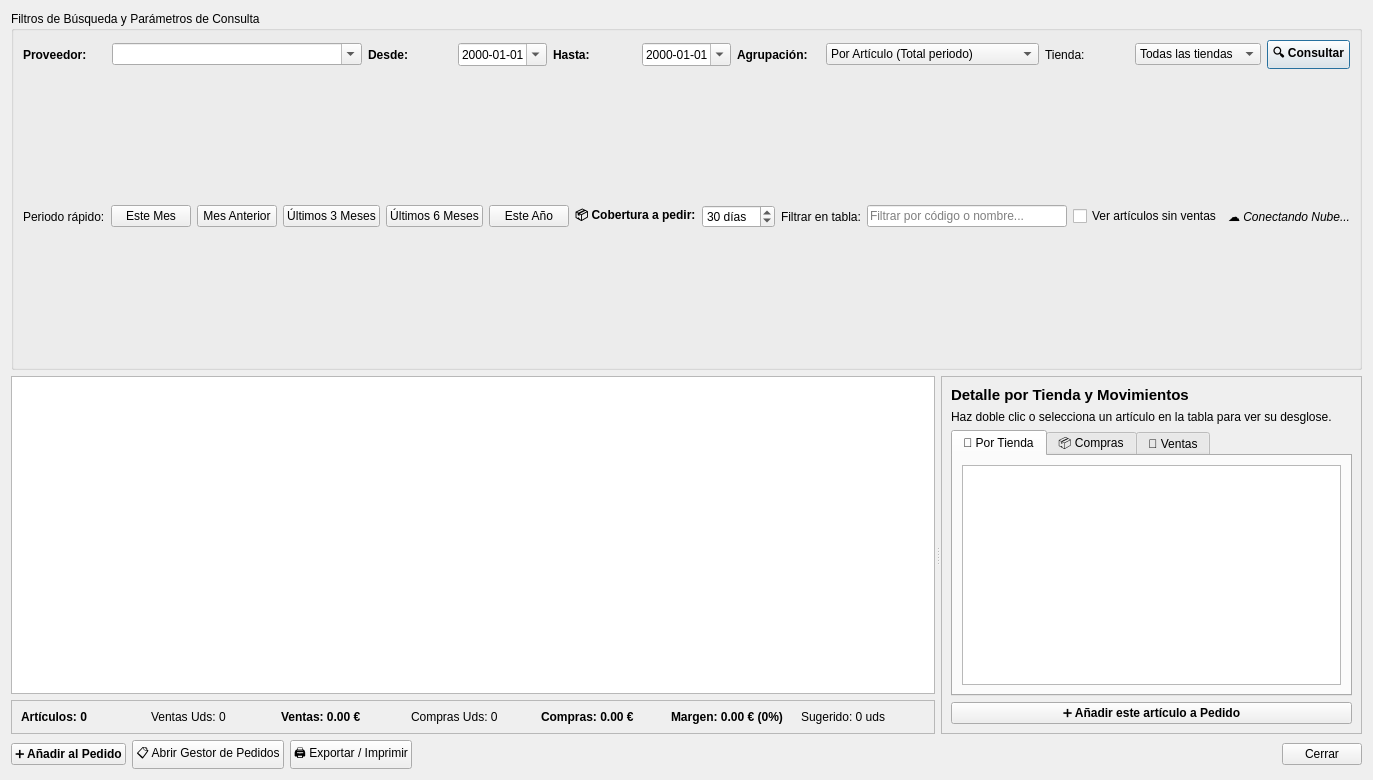
<?xml version="1.0" encoding="UTF-8"?>
<ui version="4.0">
 <class>PrepararPedidos</class>
 <widget class="QDialog" name="PrepararPedidos">
  <property name="geometry">
   <rect>
    <x>0</x>
    <y>0</y>
    <width>1320</width>
    <height>780</height>
   </rect>
  </property>
  <property name="windowTitle">
   <string>Preparar Pedidos - Análisis de Compras y Ventas en la Nube</string>
  </property>
  <layout class="QVBoxLayout" name="verticalLayoutMain">
   <item>
    <widget class="QGroupBox" name="groupBoxFiltros">
     <property name="title">
      <string>Filtros de Búsqueda y Parámetros de Consulta</string>
     </property>
     <layout class="QVBoxLayout" name="verticalLayoutFiltros">
      <item>
       <layout class="QHBoxLayout" name="layoutFiltros1">
        <item>
         <widget class="QLabel" name="labelProveedor">
          <property name="text">
           <string>Proveedor:</string>
          </property>
          <property name="font">
           <font>
            <bold>true</bold>
           </font>
          </property>
         </widget>
        </item>
        <item>
         <widget class="QComboBox" name="comboBoxProveedor">
          <property name="minimumSize">
           <size>
            <width>250</width>
            <height>0</height>
           </size>
          </property>
          <property name="editable">
           <bool>true</bool>
          </property>
          <property name="maxVisibleItems">
           <number>20</number>
          </property>
         </widget>
        </item>
        <item>
         <widget class="QLabel" name="labelDesde">
          <property name="text">
           <string>Desde:</string>
          </property>
          <property name="font">
           <font>
            <bold>true</bold>
           </font>
          </property>
         </widget>
        </item>
        <item>
         <widget class="QDateEdit" name="dateEditDesde">
          <property name="displayFormat">
           <string>yyyy-MM-dd</string>
          </property>
          <property name="calendarPopup">
           <bool>true</bool>
          </property>
         </widget>
        </item>
        <item>
         <widget class="QLabel" name="labelHasta">
          <property name="text">
           <string>Hasta:</string>
          </property>
          <property name="font">
           <font>
            <bold>true</bold>
           </font>
          </property>
         </widget>
        </item>
        <item>
         <widget class="QDateEdit" name="dateEditHasta">
          <property name="displayFormat">
           <string>yyyy-MM-dd</string>
          </property>
          <property name="calendarPopup">
           <bool>true</bool>
          </property>
         </widget>
        </item>
        <item>
         <widget class="QLabel" name="labelAgrupacion">
          <property name="text">
           <string>Agrupación:</string>
          </property>
          <property name="font">
           <font>
            <bold>true</bold>
           </font>
          </property>
         </widget>
        </item>
        <item>
         <widget class="QComboBox" name="comboBoxAgrupacion">
          <item>
           <property name="text">
            <string>Por Artículo (Total periodo)</string>
           </property>
          </item>
          <item>
           <property name="text">
            <string>Por Artículo y Mes</string>
           </property>
          </item>
          <item>
           <property name="text">
            <string>Por Artículo y Año</string>
           </property>
          </item>
          <item>
           <property name="text">
            <string>Resumen Mensual del Proveedor</string>
           </property>
          </item>
         </widget>
        </item>
        <item>
         <widget class="QLabel" name="labelTienda">
          <property name="text">
           <string>Tienda:</string>
          </property>
         </widget>
        </item>
        <item>
         <widget class="QComboBox" name="comboBoxTienda">
          <item>
           <property name="text">
            <string>Todas las tiendas</string>
           </property>
          </item>
         </widget>
        </item>
        <item>
         <widget class="QPushButton" name="pushButtonConsultar">
          <property name="font">
           <font>
            <bold>true</bold>
           </font>
          </property>
          <property name="text">
           <string>🔍 Consultar</string>
          </property>
         </widget>
        </item>
       </layout>
      </item>
      <item>
       <layout class="QHBoxLayout" name="layoutFiltros2">
        <item>
         <widget class="QLabel" name="labelAtajos">
          <property name="text">
           <string>Periodo rápido:</string>
          </property>
         </widget>
        </item>
        <item>
         <widget class="QPushButton" name="btnMesActual">
          <property name="text">
           <string>Este Mes</string>
          </property>
         </widget>
        </item>
        <item>
         <widget class="QPushButton" name="btnMesAnterior">
          <property name="text">
           <string>Mes Anterior</string>
          </property>
         </widget>
        </item>
        <item>
         <widget class="QPushButton" name="btnUltimos3Meses">
          <property name="text">
           <string>Últimos 3 Meses</string>
          </property>
         </widget>
        </item>
        <item>
         <widget class="QPushButton" name="btnUltimos6Meses">
          <property name="text">
           <string>Últimos 6 Meses</string>
          </property>
         </widget>
        </item>
        <item>
         <widget class="QPushButton" name="btnAnoActual">
          <property name="text">
           <string>Este Año</string>
          </property>
         </widget>
        </item>
        <item>
         <widget class="QLabel" name="labelCobertura">
          <property name="text">
           <string>📦 Cobertura a pedir:</string>
          </property>
          <property name="font">
           <font>
            <bold>true</bold>
           </font>
          </property>
          <property name="toolTip">
           <string>Cantidad de días de ventas que deseas cubrir con el nuevo pedido</string>
          </property>
         </widget>
        </item>
        <item>
         <widget class="QSpinBox" name="spinBoxDiasCobertura">
          <property name="minimum">
           <number>1</number>
          </property>
          <property name="maximum">
           <number>365</number>
          </property>
          <property name="value">
           <number>30</number>
          </property>
          <property name="suffix">
           <string> días</string>
          </property>
          <property name="toolTip">
           <string>Calcula las unidades necesarias según el ritmo de ventas para cubrir estos días, descontando existencias actuales.</string>
          </property>
         </widget>
        </item>
        <item>
         <spacer name="horizontalSpacerFiltros">
          <property name="orientation">
           <enum>Qt::Orientation::Horizontal</enum>
          </property>
          <property name="sizeHint" stdset="0">
           <size>
            <width>20</width>
            <height>20</height>
           </size>
          </property>
         </spacer>
        </item>
        <item>
         <widget class="QLabel" name="labelFiltroTexto">
          <property name="text">
           <string>Filtrar en tabla:</string>
          </property>
         </widget>
        </item>
        <item>
         <widget class="QLineEdit" name="lineEditFiltro">
          <property name="minimumSize">
           <size>
            <width>200</width>
            <height>0</height>
           </size>
          </property>
          <property name="placeholderText">
           <string>Filtrar por código o nombre...</string>
          </property>
          <property name="clearButtonEnabled">
           <bool>true</bool>
          </property>
         </widget>
        </item>
        <item>
         <widget class="QCheckBox" name="checkBoxMostrarSinVentas">
          <property name="text">
           <string>Ver artículos sin ventas</string>
          </property>
          <property name="checked">
           <bool>false</bool>
          </property>
          <property name="toolTip">
           <string>Por defecto se muestran solo los artículos con ventas en el periodo. Marca esta opción para ver el catálogo completo aunque no tengan ventas.</string>
          </property>
         </widget>
        </item>
        <item>
         <widget class="QLabel" name="lblEstadoNube">
          <property name="text">
           <string>☁️ Conectando Nube...</string>
          </property>
          <property name="font">
           <font>
            <italic>true</italic>
           </font>
          </property>
         </widget>
        </item>
       </layout>
      </item>
     </layout>
    </widget>
   </item>
   <item>
    <widget class="QSplitter" name="splitter">
     <property name="orientation">
      <enum>Qt::Orientation::Horizontal</enum>
     </property>
     <property name="handleWidth">
      <number>6</number>
     </property>
     <widget class="QWidget" name="widgetIzquierda" native="true">
      <layout class="QVBoxLayout" name="verticalLayoutIzquierda">
       <property name="leftMargin">
        <number>0</number>
       </property>
       <property name="topMargin">
        <number>0</number>
       </property>
       <property name="rightMargin">
        <number>0</number>
       </property>
       <property name="bottomMargin">
        <number>0</number>
       </property>
       <item>
        <widget class="QTableWidget" name="tableWidgetPrincipal">
         <property name="editTriggers">
          <set>QAbstractItemView::EditTrigger::NoEditTriggers</set>
         </property>
         <property name="alternatingRowColors">
          <bool>true</bool>
         </property>
         <property name="selectionMode">
          <enum>QAbstractItemView::SelectionMode::SingleSelection</enum>
         </property>
         <property name="selectionBehavior">
          <enum>QAbstractItemView::SelectionBehavior::SelectRows</enum>
         </property>
         <property name="sortingEnabled">
          <bool>true</bool>
         </property>
        </widget>
       </item>
       <item>
        <widget class="QFrame" name="frameTotales">
         <property name="frameShape">
          <enum>QFrame::Shape::StyledPanel</enum>
         </property>
         <property name="frameShadow">
          <enum>QFrame::Shadow::Sunken</enum>
         </property>
         <layout class="QHBoxLayout" name="layoutTotales">
          <item>
           <widget class="QLabel" name="lblTotalArticulos">
            <property name="font">
             <font>
              <bold>true</bold>
             </font>
            </property>
            <property name="text">
             <string>Artículos: 0</string>
            </property>
           </widget>
          </item>
          <item>
           <widget class="QLabel" name="lblTotalUdsVentas">
            <property name="text">
             <string>Ventas Uds: 0</string>
            </property>
           </widget>
          </item>
          <item>
           <widget class="QLabel" name="lblTotalVentasEur">
            <property name="font">
             <font>
              <bold>true</bold>
             </font>
            </property>
            <property name="text">
             <string>Ventas: 0.00 €</string>
            </property>
           </widget>
          </item>
          <item>
           <widget class="QLabel" name="lblTotalUdsCompras">
            <property name="text">
             <string>Compras Uds: 0</string>
            </property>
           </widget>
          </item>
          <item>
           <widget class="QLabel" name="lblTotalComprasEur">
            <property name="font">
             <font>
              <bold>true</bold>
             </font>
            </property>
            <property name="text">
             <string>Compras: 0.00 €</string>
            </property>
           </widget>
          </item>
          <item>
           <widget class="QLabel" name="lblMargenTotal">
            <property name="font">
             <font>
              <bold>true</bold>
             </font>
            </property>
            <property name="text">
             <string>Margen: 0.00 € (0%)</string>
            </property>
           </widget>
          </item>
          <item>
           <widget class="QLabel" name="lblSugeridoTotal">
            <property name="text">
             <string>Sugerido: 0 uds</string>
            </property>
           </widget>
          </item>
         </layout>
        </widget>
       </item>
      </layout>
     </widget>
     <widget class="QFrame" name="frameLateral">
      <property name="minimumSize">
       <size>
        <width>420</width>
        <height>0</height>
       </size>
      </property>
      <property name="frameShape">
       <enum>QFrame::Shape::StyledPanel</enum>
      </property>
      <property name="frameShadow">
       <enum>QFrame::Shadow::Raised</enum>
      </property>
      <layout class="QVBoxLayout" name="verticalLayoutLateral">
       <item>
        <widget class="QLabel" name="lblArticuloSeleccionado">
         <property name="font">
          <font>
           <pointsize>11</pointsize>
           <bold>true</bold>
          </font>
         </property>
         <property name="text">
          <string>Detalle por Tienda y Movimientos</string>
         </property>
        </widget>
       </item>
       <item>
        <widget class="QLabel" name="lblDetalleInfo">
         <property name="text">
          <string>Haz doble clic o selecciona un artículo en la tabla para ver su desglose.</string>
         </property>
         <property name="wordWrap">
          <bool>true</bool>
         </property>
        </widget>
       </item>
       <item>
        <widget class="QTabWidget" name="tabWidgetDetalle">
         <property name="currentIndex">
          <number>0</number>
         </property>
         <widget class="QWidget" name="tabTiendas">
          <attribute name="title">
           <string>🏪 Por Tienda</string>
          </attribute>
          <layout class="QVBoxLayout" name="verticalLayoutTabTiendas">
           <item>
            <widget class="QTableWidget" name="tableWidgetTiendas">
             <property name="editTriggers">
              <set>QAbstractItemView::EditTrigger::NoEditTriggers</set>
             </property>
             <property name="alternatingRowColors">
              <bool>true</bool>
             </property>
             <property name="selectionBehavior">
              <enum>QAbstractItemView::SelectionBehavior::SelectRows</enum>
             </property>
             <property name="sortingEnabled">
              <bool>true</bool>
             </property>
            </widget>
           </item>
          </layout>
         </widget>
         <widget class="QWidget" name="tabHistCompras">
          <attribute name="title">
           <string>📦 Compras</string>
          </attribute>
          <layout class="QVBoxLayout" name="verticalLayoutTabCompras">
           <item>
            <widget class="QTableWidget" name="tableWidgetHistCompras">
             <property name="editTriggers">
              <set>QAbstractItemView::EditTrigger::NoEditTriggers</set>
             </property>
             <property name="alternatingRowColors">
              <bool>true</bool>
             </property>
             <property name="selectionBehavior">
              <enum>QAbstractItemView::SelectionBehavior::SelectRows</enum>
             </property>
             <property name="sortingEnabled">
              <bool>true</bool>
             </property>
            </widget>
           </item>
          </layout>
         </widget>
         <widget class="QWidget" name="tabHistVentas">
          <attribute name="title">
           <string>🧾 Ventas</string>
          </attribute>
          <layout class="QVBoxLayout" name="verticalLayoutTabVentas">
           <item>
            <widget class="QTableWidget" name="tableWidgetHistVentas">
             <property name="editTriggers">
              <set>QAbstractItemView::EditTrigger::NoEditTriggers</set>
             </property>
             <property name="alternatingRowColors">
              <bool>true</bool>
             </property>
             <property name="selectionBehavior">
              <enum>QAbstractItemView::SelectionBehavior::SelectRows</enum>
             </property>
             <property name="sortingEnabled">
              <bool>true</bool>
             </property>
            </widget>
           </item>
          </layout>
         </widget>
        </widget>
       </item>
       <item>
        <widget class="QPushButton" name="pushButtonAnadirLateral">
         <property name="font">
          <font>
           <bold>true</bold>
          </font>
         </property>
         <property name="text">
          <string>➕ Añadir este artículo a Pedido</string>
         </property>
        </widget>
       </item>
      </layout>
     </widget>
    </widget>
   </item>
   <item>
    <layout class="QHBoxLayout" name="layoutBotonesInferior">
     <item>
      <widget class="QPushButton" name="pushButtonAnadirPedido">
       <property name="font">
        <font>
         <bold>true</bold>
        </font>
       </property>
       <property name="text">
        <string>➕ Añadir al Pedido</string>
       </property>
      </widget>
     </item>
     <item>
      <widget class="QPushButton" name="pushButtonGestionarPedidos">
       <property name="text">
        <string>📋 Abrir Gestor de Pedidos</string>
       </property>
      </widget>
     </item>
     <item>
      <widget class="QPushButton" name="pushButtonExportar">
       <property name="text">
        <string>🖨️ Exportar / Imprimir</string>
       </property>
      </widget>
     </item>
     <item>
      <spacer name="horizontalSpacerInferior">
       <property name="orientation">
        <enum>Qt::Orientation::Horizontal</enum>
       </property>
       <property name="sizeHint" stdset="0">
        <size>
         <width>40</width>
         <height>20</height>
        </size>
       </property>
      </spacer>
     </item>
     <item>
      <widget class="QPushButton" name="pushButtonCerrar">
       <property name="text">
        <string>Cerrar</string>
       </property>
      </widget>
     </item>
    </layout>
   </item>
  </layout>
 </widget>
 <resources/>
 <connections/>
</ui>
